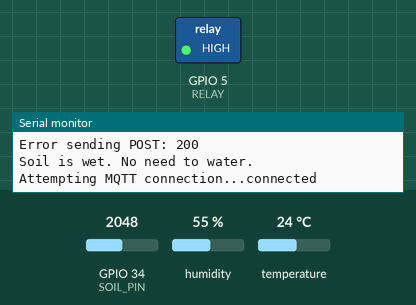
Bench run of a sketch on a simulated ESP32. On the bench: switched loads named in the sketch (green lamp = pin HIGH), the last lines printed to the serial monitor. The inputs (shaded band) are chosen by the test bench; at power-on: GPIO 34 (SOIL_PIN) = 2048, humidity 55 %, temperature 24 °C. WiFi joins after 1.5 s; servers stay silent unless stated; uploads are accepted with an empty reply; no MQTT or app messages arrive unless stated.

Above: at 2.7 s.
2.8 s: GPIO 34 (SOIL_PIN) set to 2441
8.7 s: GPIO 34 (SOIL_PIN) set to 2550
At 12.9 s:
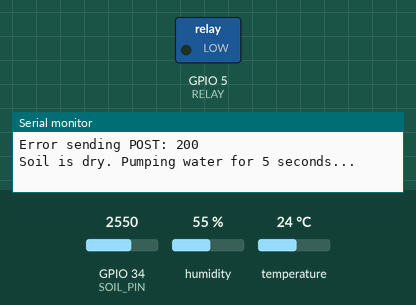
18.7 s: GPIO 34 (SOIL_PIN) set to 2460
At 19.2 s:
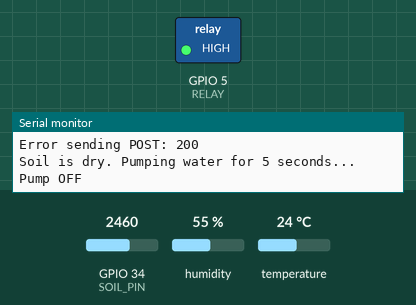
24.6 s: GPIO 34 (SOIL_PIN) set to 2540
At 29.1 s:
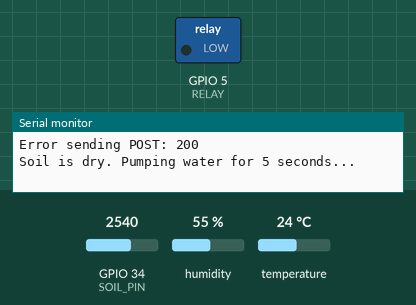
Timing chart, 0 to 34.2 s (numbered marks = the images above; inputs shaded):
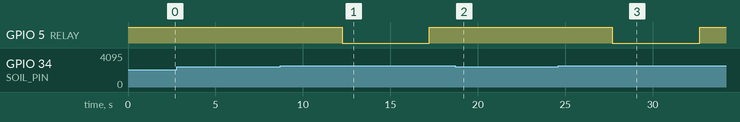

Measured:
- the behaviour switches between 2500 and 2501 on GPIO 34 (SOIL_PIN) (found by bisection; images 0 and 1)
- after the input at 8.7 s, GPIO 5 (RELAY): HIGH → LOW after 3.5 s, → HIGH 5.0 s later
- after the input at 18.7 s, GPIO 5 (RELAY): stays HIGH (without the input it goes to LOW after 3.8 s)
- after the input at 24.6 s, GPIO 5 (RELAY): HIGH → LOW after 3.1 s, → HIGH 5.0 s later

The sketch:

water_supply_automation.ino
```cpp
#include "DHT.h"
#include "WiFi.h"
#include "HTTPClient.h"
#include <PubSubClient.h>

#define DHTPIN 15      // Pin where the DHT11 is connected
#define DHTTYPE DHT11  // DHT 11
#define SOIL_PIN 34    // Analog pin for Soil Moisture Sensor
#define RELAY 5        // Relay pin

DHT dht(DHTPIN, DHTTYPE);

const char* ssid = "";
const char* password = "";
const String endpoint = "https://smart-planting.vercel.app/api/record";

// MQTT
// const char* mqtt_server = "test.mosquitto.org";
const char* mqtt_server = "broker.hivemq.com";

WiFiClient espClient;
PubSubClient client(espClient);

void reconnect() {
  while (!client.connected()) {
    Serial.print("Attempting MQTT connection...");
    if (client.connect("ESP32Client12345")) {
      Serial.println("connected");
    } else {
      Serial.print("failed, rc=");
      Serial.print(client.state());
      Serial.println(" try again in 5 seconds");
      delay(5000);
    }
  }
}

void setup() {
  Serial.begin(115200);

  // Initialize Relay Pin First
  pinMode(RELAY, OUTPUT);
  digitalWrite(RELAY, HIGH);  // Turn OFF relay at startup (assuming active LOW relay)

  dht.begin();
  WiFi.begin(ssid, password);

  while (WiFi.status() != WL_CONNECTED) {
    delay(500);
    Serial.println("Connecting to WiFi...");
  }
  Serial.println("WiFi connected");
  Serial.print("IP Address: ");
  Serial.println(WiFi.localIP());

  client.setServer(mqtt_server, 1883);
}

void loop() {
  float temperature = dht.readTemperature();
  float humidity = dht.readHumidity();
  int soilMoisture = analogRead(SOIL_PIN);

  Serial.print("Raw Soil Moisture Value: ");
  Serial.println(soilMoisture);

  if (isnan(temperature) || isnan(humidity)) {
    Serial.println("Failed to read from DHT sensor!");
  } else {
    Serial.print("Temperature: ");
    Serial.print(temperature);
    Serial.print(" °C | Humidity: ");
    Serial.print(humidity);
    Serial.print(" % | Soil Moisture: ");
    Serial.println(soilMoisture);

    if (WiFi.status() == WL_CONNECTED) {
      HTTPClient http;
      http.begin(endpoint);
      http.addHeader("Content-Type", "application/json");

      String payload = "{";
      payload += "\"position\":\"Malabe\",";
      payload += "\"temperature\":" + String(temperature, 1) + ",";
      payload += "\"humidity\":" + String(humidity, 1) + ",";
      payload += "\"moisture\":" + String(soilMoisture);
      payload += "}";

      int httpResponseCode = http.POST(payload);

      if (httpResponseCode == 201) {
        String response = http.getString();
        Serial.println("Response: " + response);
      } else {
        Serial.print("Error sending POST: ");
        Serial.println(httpResponseCode);
      }

      http.end();

      // 💧 Motor Control Based on Moisture
      if (soilMoisture > 2500) {
        Serial.println("Soil is dry. Pumping water for 5 seconds...");
        digitalWrite(RELAY, LOW);   // Turn ON motor (Active LOW)
        delay(5000);                // Run motor for 5 seconds
        digitalWrite(RELAY, HIGH);  // Turn OFF motor
        Serial.println("Pump OFF");
      } else {
        Serial.println("Soil is wet. No need to water.");
      }

      // MQTT
      if (!client.connected()) {
        reconnect();
      }
      client.loop();

      client.publish("smartplanting/temperature", String(temperature, 1).c_str());
      client.publish("smartplanting/humidity", String(humidity, 1).c_str());
      client.publish("smartplanting/moisture", String(soilMoisture).c_str());

    } else {
      Serial.println("WiFi not connected, cannot send data");
    }

    delay(5000); // Delay before next reading
  }
}
```
